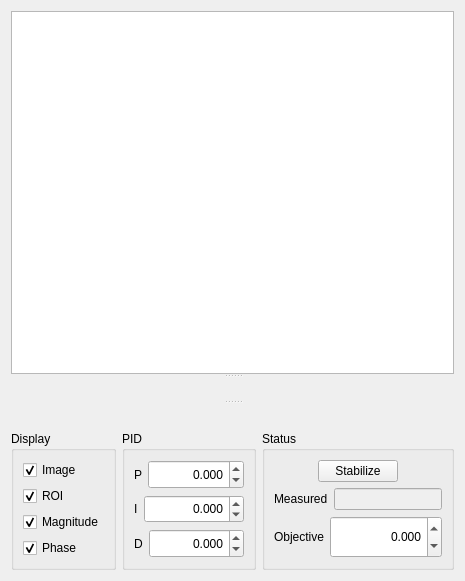
<?xml version="1.0" encoding="UTF-8"?>
<ui version="4.0">
 <class>Form</class>
 <widget class="QWidget" name="Form">
  <property name="geometry">
   <rect>
    <x>0</x>
    <y>0</y>
    <width>410</width>
    <height>581</height>
   </rect>
  </property>
  <property name="windowTitle">
   <string>Form</string>
  </property>
  <layout class="QVBoxLayout" name="verticalLayout_2">
   <item>
    <widget class="QSplitter" name="splitter">
     <property name="orientation">
      <enum>Qt::Vertical</enum>
     </property>
     <widget class="ImageView" name="camera_imageView">
      <property name="sizePolicy">
       <sizepolicy hsizetype="Expanding" vsizetype="Expanding">
        <horstretch>0</horstretch>
        <verstretch>80</verstretch>
       </sizepolicy>
      </property>
     </widget>
     <widget class="PlotWidget" name="fourierMag_plotWidget" native="true">
      <property name="sizePolicy">
       <sizepolicy hsizetype="Preferred" vsizetype="Expanding">
        <horstretch>0</horstretch>
        <verstretch>30</verstretch>
       </sizepolicy>
      </property>
     </widget>
     <widget class="PlotWidget" name="fourierPhase_plotWidget" native="true">
      <property name="sizePolicy">
       <sizepolicy hsizetype="Preferred" vsizetype="Expanding">
        <horstretch>0</horstretch>
        <verstretch>30</verstretch>
       </sizepolicy>
      </property>
     </widget>
    </widget>
   </item>
   <item>
    <layout class="QHBoxLayout" name="horizontalLayout_5">
     <item>
      <widget class="QGroupBox" name="groupBox">
       <property name="title">
        <string>Display</string>
       </property>
       <layout class="QVBoxLayout" name="verticalLayout_5">
        <item>
         <widget class="QCheckBox" name="showImage_checkBox">
          <property name="text">
           <string>Image</string>
          </property>
          <property name="checked">
           <bool>true</bool>
          </property>
         </widget>
        </item>
        <item>
         <widget class="QCheckBox" name="showImageROI_checkBox">
          <property name="text">
           <string>ROI</string>
          </property>
          <property name="checked">
           <bool>true</bool>
          </property>
         </widget>
        </item>
        <item>
         <widget class="QCheckBox" name="showFourierMag_checkBox">
          <property name="text">
           <string>Magnitude</string>
          </property>
          <property name="checked">
           <bool>true</bool>
          </property>
         </widget>
        </item>
        <item>
         <widget class="QCheckBox" name="showFourierPhase_checkBox">
          <property name="text">
           <string>Phase</string>
          </property>
          <property name="checked">
           <bool>true</bool>
          </property>
         </widget>
        </item>
       </layout>
      </widget>
     </item>
     <item>
      <widget class="QGroupBox" name="groupBox_2">
       <property name="title">
        <string>PID</string>
       </property>
       <layout class="QVBoxLayout" name="verticalLayout_6">
        <item>
         <layout class="QHBoxLayout" name="horizontalLayout">
          <item>
           <widget class="QLabel" name="label_t0_3">
            <property name="sizePolicy">
             <sizepolicy hsizetype="Maximum" vsizetype="Preferred">
              <horstretch>0</horstretch>
              <verstretch>0</verstretch>
             </sizepolicy>
            </property>
            <property name="text">
             <string>P</string>
            </property>
           </widget>
          </item>
          <item>
           <widget class="QDoubleSpinBox" name="P_PID_spinBox">
            <property name="sizePolicy">
             <sizepolicy hsizetype="Minimum" vsizetype="Minimum">
              <horstretch>0</horstretch>
              <verstretch>0</verstretch>
             </sizepolicy>
            </property>
            <property name="wrapping">
             <bool>false</bool>
            </property>
            <property name="alignment">
             <set>Qt::AlignRight|Qt::AlignTrailing|Qt::AlignVCenter</set>
            </property>
            <property name="keyboardTracking">
             <bool>false</bool>
            </property>
            <property name="suffix">
             <string/>
            </property>
            <property name="decimals">
             <number>3</number>
            </property>
            <property name="minimum">
             <double>-1000000.000000000000000</double>
            </property>
            <property name="maximum">
             <double>1000000.000000000000000</double>
            </property>
           </widget>
          </item>
         </layout>
        </item>
        <item>
         <layout class="QHBoxLayout" name="horizontalLayout_2">
          <item>
           <widget class="QLabel" name="label_t0_4">
            <property name="sizePolicy">
             <sizepolicy hsizetype="Maximum" vsizetype="Preferred">
              <horstretch>0</horstretch>
              <verstretch>0</verstretch>
             </sizepolicy>
            </property>
            <property name="text">
             <string>I</string>
            </property>
           </widget>
          </item>
          <item>
           <widget class="QDoubleSpinBox" name="I_PID_spinBox">
            <property name="sizePolicy">
             <sizepolicy hsizetype="Minimum" vsizetype="Minimum">
              <horstretch>0</horstretch>
              <verstretch>0</verstretch>
             </sizepolicy>
            </property>
            <property name="wrapping">
             <bool>false</bool>
            </property>
            <property name="alignment">
             <set>Qt::AlignRight|Qt::AlignTrailing|Qt::AlignVCenter</set>
            </property>
            <property name="keyboardTracking">
             <bool>false</bool>
            </property>
            <property name="suffix">
             <string/>
            </property>
            <property name="decimals">
             <number>3</number>
            </property>
            <property name="minimum">
             <double>-1000000.000000000000000</double>
            </property>
            <property name="maximum">
             <double>1000000.000000000000000</double>
            </property>
           </widget>
          </item>
         </layout>
        </item>
        <item>
         <layout class="QHBoxLayout" name="horizontalLayout_3">
          <item>
           <widget class="QLabel" name="label_t0_5">
            <property name="sizePolicy">
             <sizepolicy hsizetype="Maximum" vsizetype="Preferred">
              <horstretch>0</horstretch>
              <verstretch>0</verstretch>
             </sizepolicy>
            </property>
            <property name="text">
             <string>D</string>
            </property>
           </widget>
          </item>
          <item>
           <widget class="QDoubleSpinBox" name="D_PID_spinBox">
            <property name="sizePolicy">
             <sizepolicy hsizetype="Minimum" vsizetype="Minimum">
              <horstretch>0</horstretch>
              <verstretch>0</verstretch>
             </sizepolicy>
            </property>
            <property name="wrapping">
             <bool>false</bool>
            </property>
            <property name="alignment">
             <set>Qt::AlignRight|Qt::AlignTrailing|Qt::AlignVCenter</set>
            </property>
            <property name="keyboardTracking">
             <bool>false</bool>
            </property>
            <property name="suffix">
             <string/>
            </property>
            <property name="decimals">
             <number>3</number>
            </property>
            <property name="minimum">
             <double>-1000000.000000000000000</double>
            </property>
            <property name="maximum">
             <double>1000000.000000000000000</double>
            </property>
           </widget>
          </item>
         </layout>
        </item>
       </layout>
      </widget>
     </item>
     <item>
      <widget class="QGroupBox" name="groupBox_3">
       <property name="title">
        <string>Status</string>
       </property>
       <layout class="QVBoxLayout" name="verticalLayout">
        <item>
         <layout class="QHBoxLayout" name="horizontalLayout_7">
          <item>
           <widget class="QPushButton" name="stabilize_pushButton">
            <property name="sizePolicy">
             <sizepolicy hsizetype="Fixed" vsizetype="Fixed">
              <horstretch>0</horstretch>
              <verstretch>0</verstretch>
             </sizepolicy>
            </property>
            <property name="layoutDirection">
             <enum>Qt::LeftToRight</enum>
            </property>
            <property name="text">
             <string>Stabilize</string>
            </property>
            <property name="checkable">
             <bool>true</bool>
            </property>
            <property name="checked">
             <bool>false</bool>
            </property>
           </widget>
          </item>
         </layout>
        </item>
        <item>
         <layout class="QHBoxLayout" name="horizontalLayout_4">
          <item>
           <widget class="QLabel" name="label_2">
            <property name="sizePolicy">
             <sizepolicy hsizetype="Maximum" vsizetype="Maximum">
              <horstretch>0</horstretch>
              <verstretch>0</verstretch>
             </sizepolicy>
            </property>
            <property name="text">
             <string>Measured</string>
            </property>
           </widget>
          </item>
          <item>
           <widget class="QLineEdit" name="phaseMeasured_lineEdit">
            <property name="enabled">
             <bool>false</bool>
            </property>
            <property name="sizePolicy">
             <sizepolicy hsizetype="Minimum" vsizetype="Fixed">
              <horstretch>0</horstretch>
              <verstretch>0</verstretch>
             </sizepolicy>
            </property>
            <property name="text">
             <string/>
            </property>
            <property name="alignment">
             <set>Qt::AlignHCenter|Qt::AlignTop</set>
            </property>
           </widget>
          </item>
         </layout>
        </item>
        <item>
         <layout class="QHBoxLayout" name="horizontalLayout_6">
          <item>
           <widget class="QLabel" name="label_3">
            <property name="sizePolicy">
             <sizepolicy hsizetype="Maximum" vsizetype="Maximum">
              <horstretch>0</horstretch>
              <verstretch>0</verstretch>
             </sizepolicy>
            </property>
            <property name="text">
             <string>Objective</string>
            </property>
           </widget>
          </item>
          <item>
           <widget class="QDoubleSpinBox" name="objective_PID_spinBox">
            <property name="sizePolicy">
             <sizepolicy hsizetype="Minimum" vsizetype="Minimum">
              <horstretch>0</horstretch>
              <verstretch>0</verstretch>
             </sizepolicy>
            </property>
            <property name="wrapping">
             <bool>false</bool>
            </property>
            <property name="alignment">
             <set>Qt::AlignRight|Qt::AlignTrailing|Qt::AlignVCenter</set>
            </property>
            <property name="keyboardTracking">
             <bool>false</bool>
            </property>
            <property name="suffix">
             <string/>
            </property>
            <property name="decimals">
             <number>3</number>
            </property>
            <property name="minimum">
             <double>-1000000.000000000000000</double>
            </property>
            <property name="maximum">
             <double>1000000.000000000000000</double>
            </property>
           </widget>
          </item>
         </layout>
        </item>
       </layout>
      </widget>
     </item>
    </layout>
   </item>
  </layout>
 </widget>
 <customwidgets>
  <customwidget>
   <class>PlotWidget</class>
   <extends>QWidget</extends>
   <header>pyqtgraph</header>
   <container>1</container>
  </customwidget>
  <customwidget>
   <class>ImageView</class>
   <extends>QGraphicsView</extends>
   <header>pyqtgraph</header>
  </customwidget>
 </customwidgets>
 <resources/>
 <connections/>
</ui>
